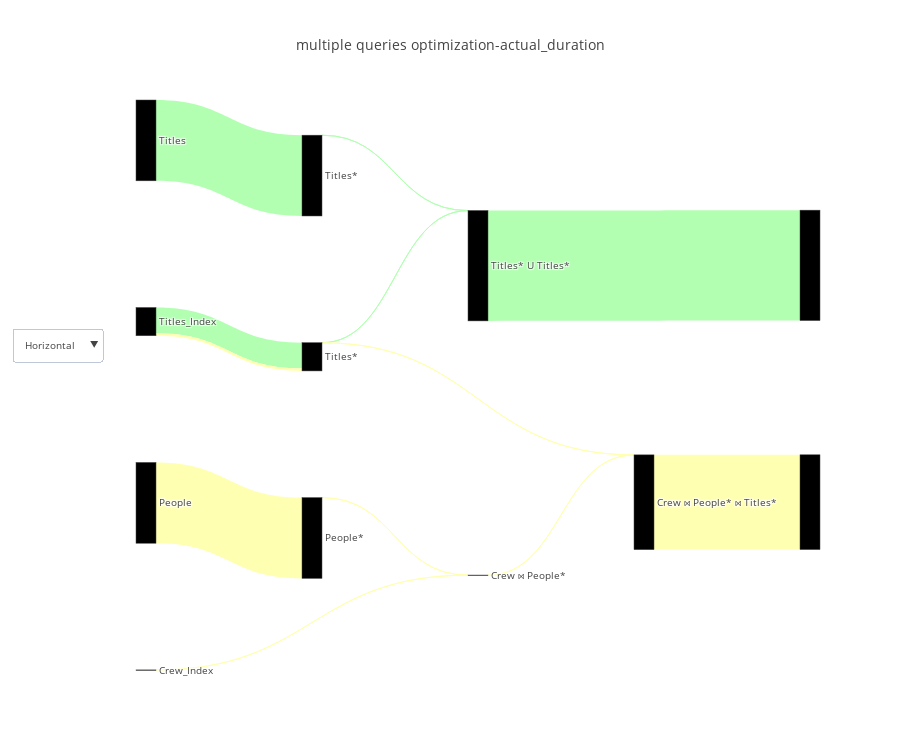

Here is the notebook cell this chart was saved with:
### Code cell
flow_df = query_renderer.get_flow_df(queries[::1], con_str=con_str)
flow_df.loc[0, "label"] = "Crew_Index"
flow_df.loc[7, "actual_duration"] = flow_df.loc[7, "actual_duration"] * 0.1
flow_df.loc[8, "actual_duration"] = flow_df.loc[7, "actual_duration"] * 0.1
flow_df.loc[7, "label"] = "Titles_Index"
flow_df.loc[5, "label"] = "Titles"
flow_df.loc[8, "label"] = "Titles_Index"

query_renderer.vizualize(flow_df, metrics=["actual_duration"], title="multiple queries optimization",open_=False)
flow_df

### Figure 1 — Plotly figure (JSON) as saved in the notebook; plotly's stock layout.template omitted (floating-point values rounded to 4 significant figures)
{"data": [{"link": {"color": ["#ffffb2", "#ffffb2", "#ffffb2", "#ffffb2", "#ffffb2", "#b2ffb2", "#b2ffb2", "#b2ffb2", "#ffffb2", "#b2ffb2", "#ffffb2", "#b2ffb2"], "label": ["\nDescription: Finds relevant records based on an Index. Index Scans perform 2 read operations: one to read the index and another to read the actual value from the table.", "\nDescription: Finds relevant records by sequentially scanning the input record set. When reading from a table, Seq Scans (unlike Index Scans) perform a single read operation (only the table is read).", "\nDescription: Filter relation to hold only relevant records.Filter condition: (people.name = ANY ('{\"Owen Wilson\",\"Adam Sandler\",\"Jason Segel\"}'::text[]))", "\nDescription: Merges two record sets by looping through every record in the first set and trying to find a match in the second set. All matching records are returned.Inner Join", "\nDescription: Joins to record sets by hashing one of them (using a Hash Scan).Inner Join with (titles.title_id = crew.title_id)", "\nDescription: Finds relevant records by sequentially scanning the input record set. When reading from a table, Seq Scans (unlike Index Scans) perform a single read operation (only the table is read).", "\nDescription: Filter relation to hold only relevant records.Filter condition: (titles_1.genres ~~ '%Action%'::text)", "\nDescription: Finds relevant records by sequentially scanning the input record set. When reading from a table, Seq Scans (unlike Index Scans) perform a single read operation (only the table is read).", "\nDescription: Finds relevant records by sequentially scanning the input record set. When reading from a table, Seq Scans (unlike Index Scans) perform a single read operation (only the table is read).", "\nDescription: Filter relation to hold only relevant records.Filter condition: (titles.genres ~~ '%Comedy%'::text)", "\nDescription: Filter relation to hold only relevant records.Filter condition: (titles.genres ~~ '%Comedy%'::text)", "\nDescription: Used in a UNION to merge multiple record sets by appending them together."], "source": [0, 1, 2, 3, 4, 5, 6, 7, 7, 8, 8, 9], "target": [3, 2, 3, 4, 11, 6, 9, 8, 8, 9, 4, 10], "value": [1, 849, 1, 2, 996, 849, 1, 270, 27, 1, 1, 1160]}, "node": {"color": ["black", "black", "black", "black", "black", "black", "black", "black", "black", "black", "black", "black"], "label": ["Crew_Index", "People", "People*", "Crew ⋈ People*", "Crew ⋈ People* ⋈ Titles*", "Titles", "Titles*", "Titles_Index", "Titles*", "Titles* U Titles*"], "pad": 200}, "orientation": "h", "type": "sankey", "valueformat": ",", "valuesuffix": [" Seconds", " Seconds", " Seconds", " Seconds", " Seconds", " Seconds", " Seconds", " Seconds", " Seconds", " Seconds", " Seconds", " Seconds"]}], "layout": {"font": {"size": 10}, "height": 750, "title": "multiple queries optimization-actual_duration", "updatemenus": [{"buttons": [{"args": ["orientation", "h"], "label": "Horizontal", "method": "restyle"}, {"args": ["orientation", "v"], "label": "Vertical", "method": "restyle"}], "y": 0.6}]}}
